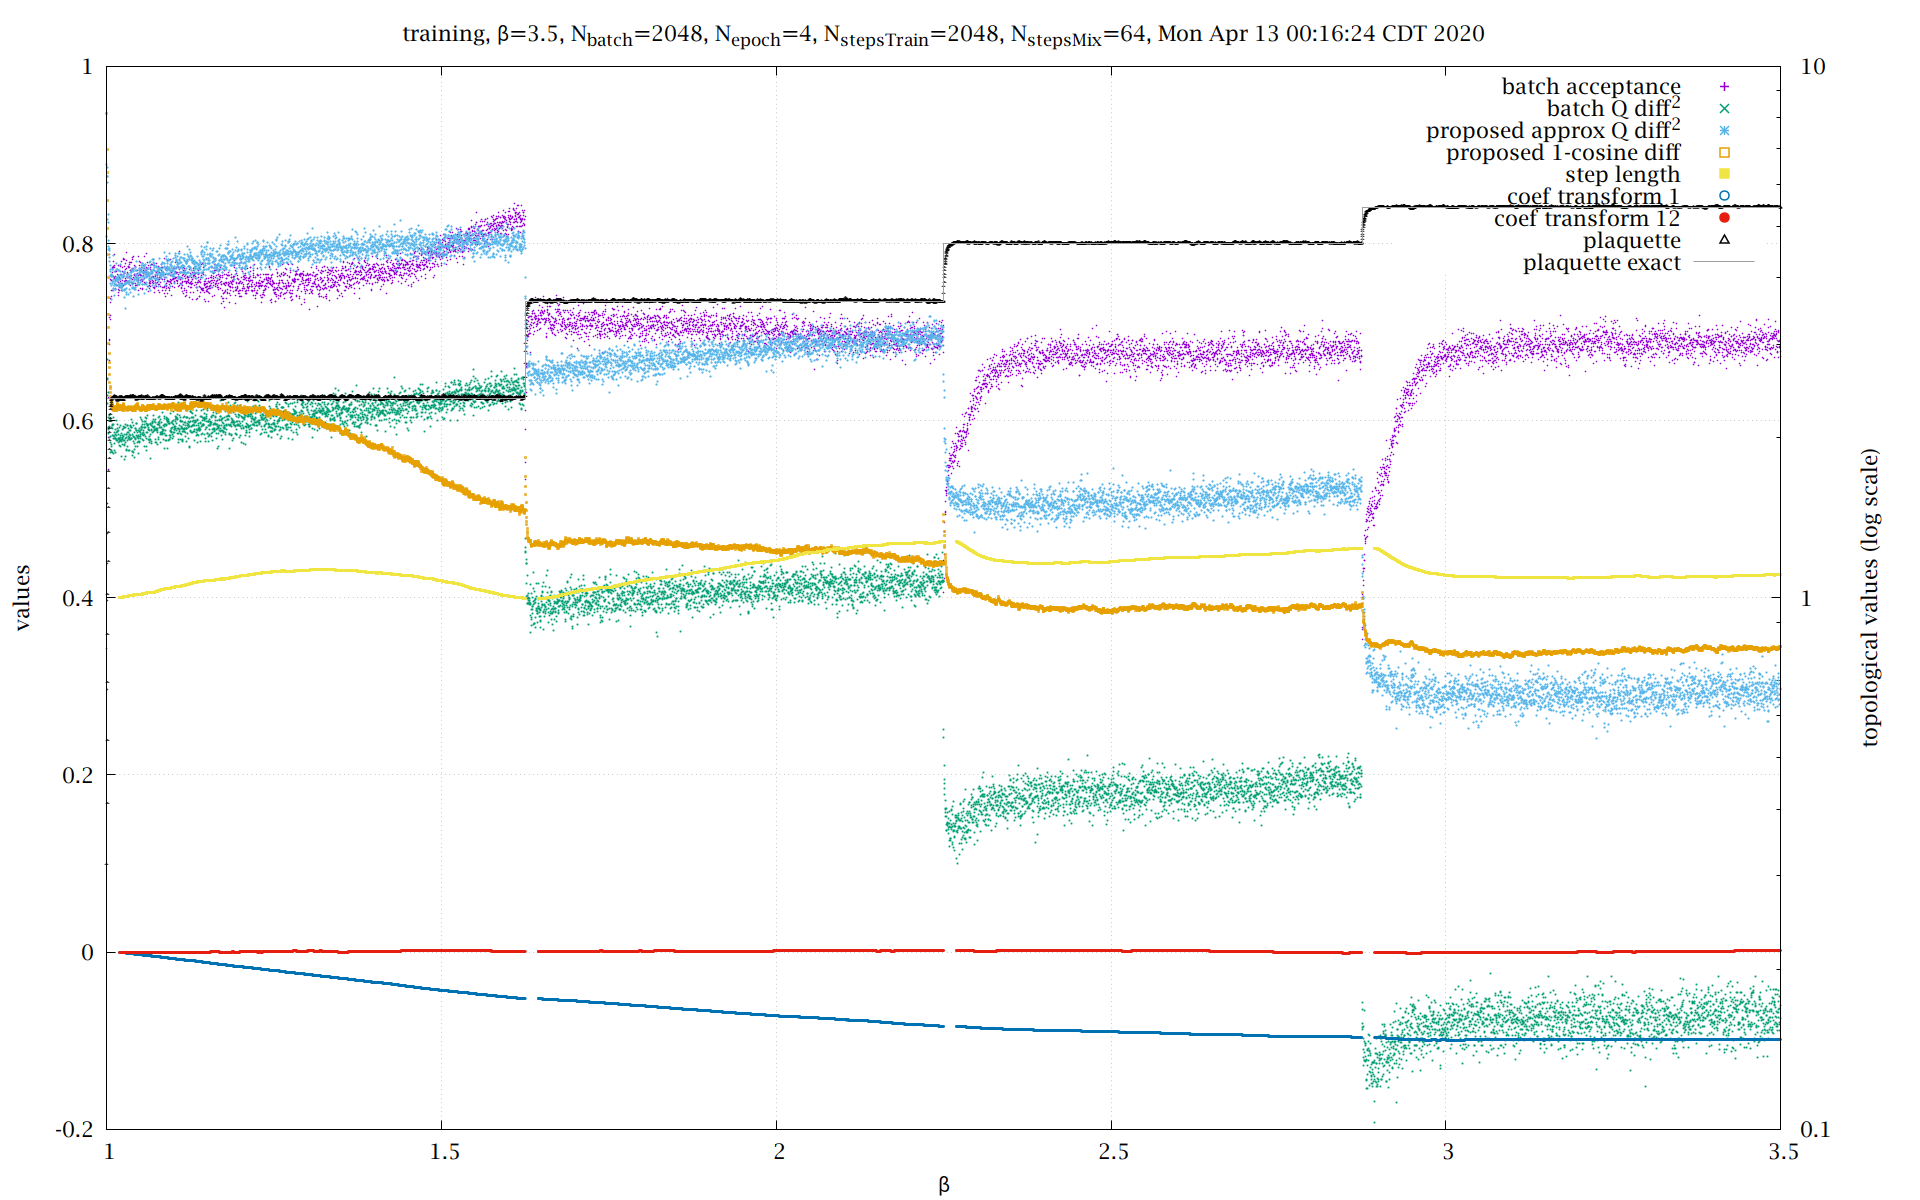

Recreate this plot in gnuplot.
#!/usr/bin/env gnuplot
set term pngcairo size 1920,1200 font "Lucida Bright OT,16"
set output ARG0[*:strlen(ARG0)-2].'png'
beta='3.5'
batch=2048
epoch=4
stepsTrain=2048
stepsMix=64

steps=stepsTrain+stepsMix
file=ARG0[*:strlen(ARG0)-2].'log'

j(ex)="<jconsole -js 'exit echo ".ex."'"
$plaq<<e
(,: 1 bi % 0 bi=:1 : '"'"'(i.0) H. (1+m)@(0.25&*)@*: * ^&m@-: % (!m)"_'"'"')
e
plaqStep=j('($~2,~2%~#),|:(,~(e%~b,0)-~])' . $plaq[1] . '>:(b=:'.beta.'-1)*e%~>:i.e=:'.epoch)
steptobeta(n)=1.+(beta-1.)*n/steps/epoch
steptobetaT(n)=1.+(beta-1.)*((1+int(n/stepsTrain))*stepsMix+n)/steps/epoch

set pointsize 0.25

set log y2
set ytics nomirror
set y2tics nomirror
set autoscale  y
set autoscale y2
set grid

set title 'training, β=' . beta . ', N_{batch}=' . batch . ', N_{epoch}=' . epoch . ', N_{stepsTrain}=' . stepsTrain . ', N_{stepsMix}='. stepsMix . ', ' . system('date -r '.file)
set xlabel 'β'
set ylabel 'values'
set y2label 'topological values (log scale)'

do for [i=1:20] { eval 'st'.i.'="w p lc '.i.' pt '.i.' notitle, 1/0 w p lc '.i.' pt '.i.' lw 1.5 ps 1.5 t"' }
plot \
	"<awk -F '[][,: ]*' '/^accept/{print $2}' ".file u (steptobeta($0)):1 @st1 'batch acceptance', \
	"<awk -F '[][,: ]*' '/^topo:/{x=0;for(i=2;i<NF;++i){qq[i]=$i;x+=(qo[i]-qq[i])**2}print x/(NF-2); for(i in qq)qo[i]=qq[i]}' ".file u (steptobeta($0)):1 axes x1y2 @st2 'batch Q diff^2', \
	"<awk -F '[][,: ]*' '/^topoDiff/{print $2}' ".file u (steptobeta($0)):1 axes x1y2 @st3 'proposed approx Q diff^2', \
	"<awk -F '[][,: ]*' '/^cosDiff/{print $2}' ".file u (steptobeta($0)):1 @st4 'proposed 1-cosine diff', \
	"<awk -F '[][,: ]*' '/^weights/{print $2}' ".file u (steptobetaT($0)):1 @st5 'step length', \
	"<awk -F '[][,: ]*' 'w==1{print $2} w>0{w--} /^weights/{w=1}' ".file u (steptobetaT($0)):(atan($1)/pi) @st6 'coef transform 1', \
	"<awk -F '[][,: ]*' 'w==1{print $2} w>0{w--} /^weights/{w=12}' ".file u (steptobetaT($0)):(atan($1)/pi) @st7 'coef transform 12', \
	"<awk -F '[][,: ]*' '/^plaq/{print $2}' ".file u (steptobeta($0)):1 @st8 'plaquette', \
	plaqStep w l lc rgb '#a0a0a0' t 'plaquette exact'
